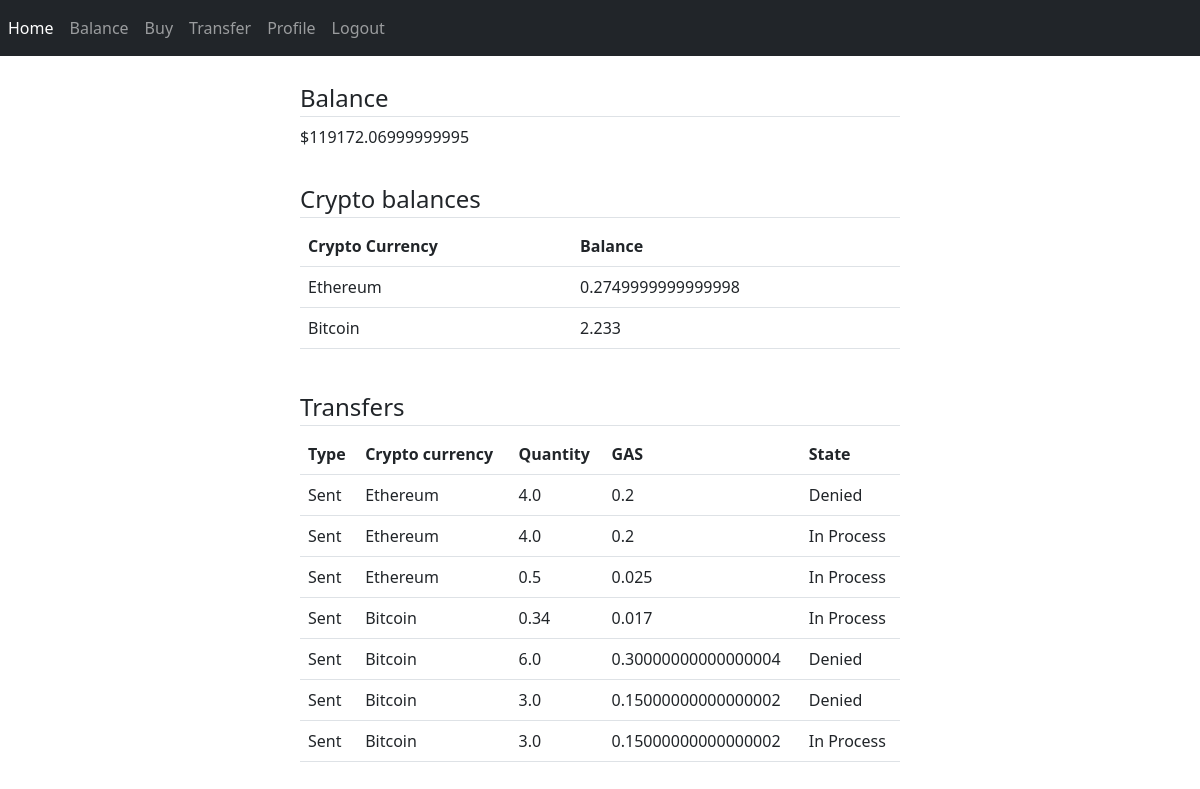
/balance (signed in), run on the app's committed database.
### CryptoExchange/models/dbmodels.py (models this page shows, shortened)
class User(db.Model, UserMixin):
    id = db.Column(db.Integer, primary_key=True)
    first_name = db.Column(db.String(20), nullable=False)
    last_name = db.Column(db.String(20), nullable=False)
    address = db.Column(db.String(20), nullable=False)
    city = db.Column(db.String(20), nullable=False)
    country = db.Column(db.String(20), nullable=False)
    phone = db.Column(db.String(15), nullable=False, unique=True)
    email = db.Column(db.String(120), nullable=False, unique=True)
    password = db.Column(db.String(60), nullable=False)
    verified = db.Column(db.Boolean, default=False, nullable=False)
    balance = db.Column(db.Float, default=0, nullable=False)
    sent_transactions = db.relationship('Transaction', backref='sender',
                                        foreign_keys="Transaction.sender_id", lazy=True)
    recv_transactions = db.relationship('Transaction', backref='receiver',
                                        foreign_keys="Transaction.receiver_id", lazy=True)

class Transaction(db.Model):
    id = db.Column(db.Integer, primary_key=True)
    sender_id = db.Column(db.Integer, db.ForeignKey('user.id'), nullable=False)
    receiver_id = db.Column(db.Integer, db.ForeignKey('user.id'), nullable=False)
    crypto = db.Column(db.String(60), nullable=False)
    quantity = db.Column(db.Float, nullable=False)
    gas_percentage = db.Column(db.Float, nullable=False)
    gas = db.Column(db.Float, nullable=False)
    state = db.Column(db.Enum(TransactionState), nullable=False, default=TransactionState.IN_PROCESS)
    date_started = db.Column(db.DateTime, nullable=False, default=datetime.utcnow)

### CryptoExchange/controllers/routes.py (the view)
@app.route('/balance')
@login_required
def balance():
    if not current_user.verified:
        return redirect(url_for('profile_activation'))
    account_balance = current_user.balance
    crypto = Transaction.query.filter_by(sender_id=current_user.id, receiver_id=current_user.id).all()
    crypto_balance = {}
    for item in crypto:
        if item.crypto in crypto_balance:
            crypto_balance[item.crypto] = crypto_balance[item.crypto] + item.quantity
        else:
            crypto_balance[item.crypto] = item.quantity
    transf = Transaction.query.filter(((Transaction.sender_id == current_user.id)
                                       | (Transaction.receiver_id == current_user.id))
                                      & (Transaction.sender_id != Transaction.receiver_id)).all()
    return render_template('balance.html', title='Balance',
                           balance=account_balance,
                           crypto_balance=crypto_balance,
                           transfer=transf)

### CryptoExchange/models/dbmodels.py (called while the page is built)
@login_manager.user_loader
def load_user(user_id):
    return User.query.get(int(user_id))

### CryptoExchange/templates/balance.html
{% extends "layout.html" %}
{% block content %}
    <div style="margin: 0 auto; width: 50%;">
        <br/>
        <div style="container-fluid">
            <legend class="border-bottom mb-2">Balance</legend>
            <p class="mb-2">${{ balance }}</p>
            <br/>
        </div>
        <div style="container-fluid">
            <legend class="border-bottom mb-2">Crypto balances</legend>
            <table class="table">
                <tr>
                    <th>Crypto Currency</th>
                    <th>Balance</th>
                </tr>
            {% for key, value in crypto_balance.items() %}
                <tr>
                    <td>{{ key }}</td>
                    <td>{{ value }}</td>
                </tr>
            {% endfor %}
            </table>
        </div>
        <br/>
        <div style="container-fluid">
            <legend class="border-bottom mb-2">Transfers</legend>
            <table class="table">
                <tr>
                    <th>Type</th>
                    <th>Crypto currency</th>
                    <th>Quantity</th>
                    <th>GAS</th>
                    <th>State</th>
                </tr>
                {% for item in transfer %}
                    <tr>
                        {% if item.receiver_id == current_user.id and item.sender_id == current_user.id %}
                        <td>Bought</td>
                        {% elif item.sender_id == current_user.id %}
                        <td>Sent</td>
                        {% elif item.receiver_id == current_user.id %}
                        <td>Received</td>
                        {% endif %}
                        <td>{{ item.crypto }}</td>
                        <td>{{ item.quantity }}</td>
                        <td>{{ item.gas }}</td>
                        <td>{{ item.state.value }}</td>
                    </tr>
                {% endfor %}
            </table>
        </div>
    </div>
{% endblock content %}

### data on the page
User: balance "119172.06999999995"
Transaction: crypto "Ethereum", quantity "0.2749999999999998"
Transaction: crypto "Bitcoin", value "2.233"
Transaction: shows "Sent", crypto "Ethereum", quantity "4.0", gas "0.2", state.value "Denied"
Transaction: shows "Sent", crypto "Ethereum", quantity "4.0", gas "0.2", state.value "In Process"
Transaction: shows "Sent", crypto "Ethereum", quantity "0.5", gas "0.025", state.value "In Process"
Transaction: shows "Sent", crypto "Bitcoin", quantity "0.34", gas "0.017", state.value "In Process"
Transaction: shows "Sent", crypto "Bitcoin", quantity "6.0", gas "0.30000000000000004", state.value "Denied"
Transaction: shows "Sent", crypto "Bitcoin", quantity "3.0", gas "0.15000000000000002", state.value "Denied"
Transaction: shows "Sent", crypto "Bitcoin", quantity "3.0", gas "0.15000000000000002", state.value "In Process"
